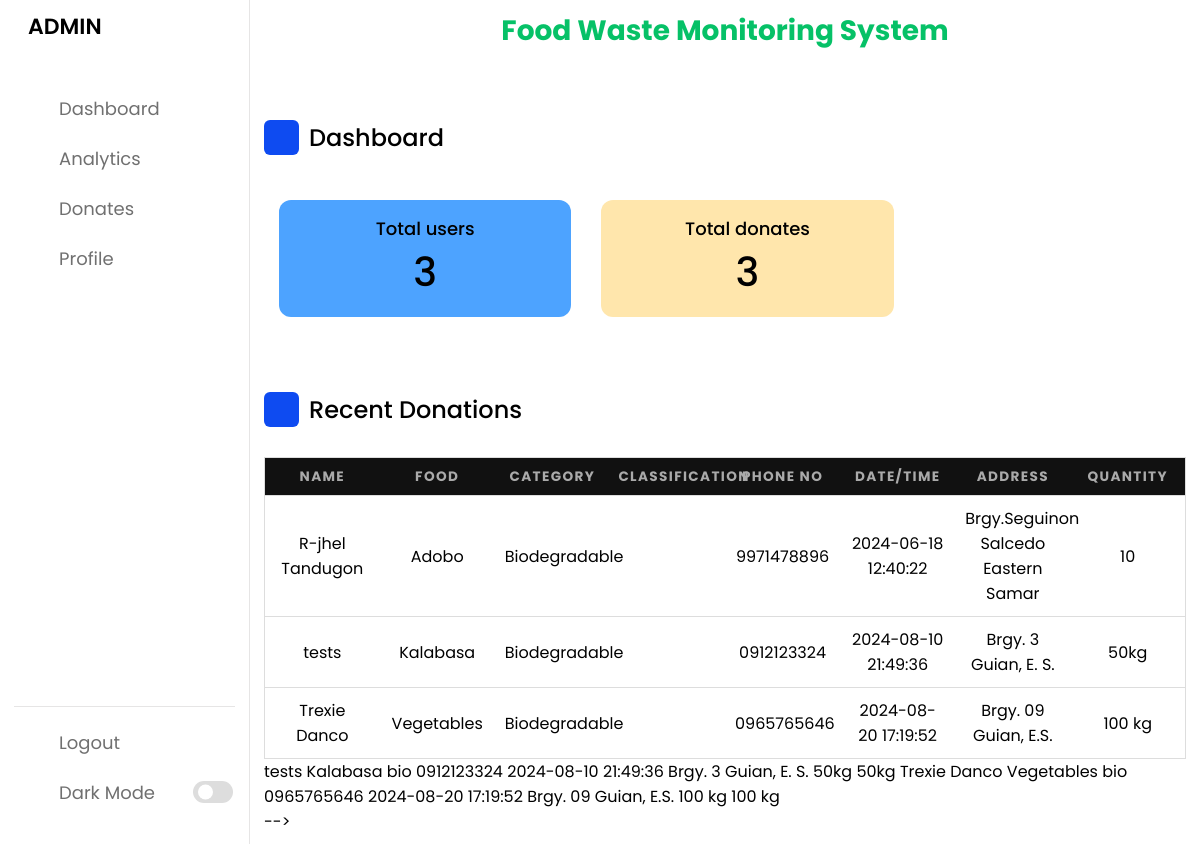
Before: /admin/admin.php (signed in) with the older database file.
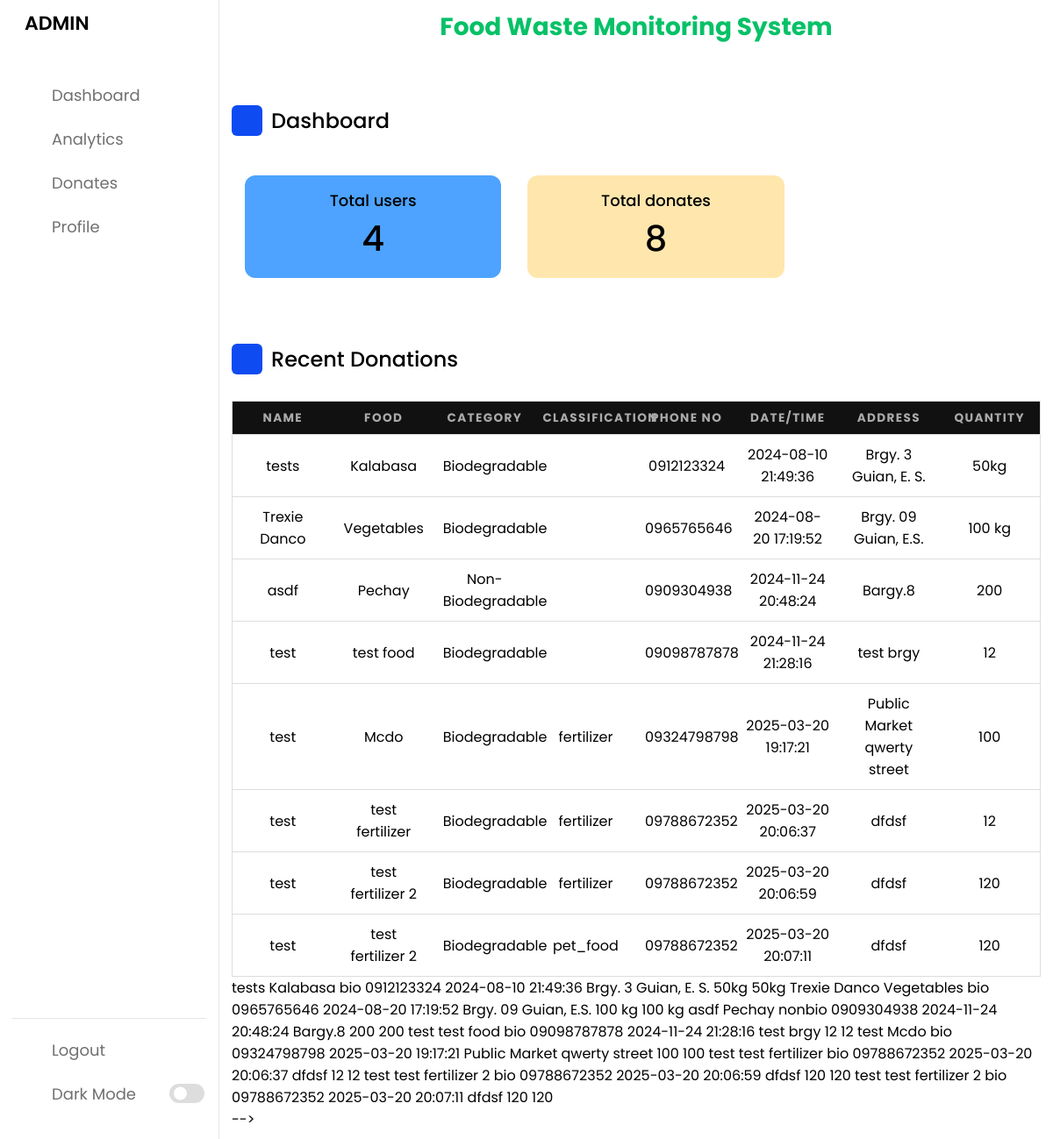
After: the same page with the newer database file.
### tables this page shows
CREATE TABLE `food_donations` (
  `Fid` int(11) NOT NULL,
  `name` varchar(50) NOT NULL,
  `email` varchar(60) NOT NULL,
  `food` varchar(50) NOT NULL,
  `type` text NOT NULL,
  `category` text NOT NULL,
  `classification` varchar(20) DEFAULT NULL,
  `quantity` text NOT NULL,
  `date` datetime DEFAULT current_timestamp(),
  `address` text NOT NULL,
  `location` varchar(50) NOT NULL,
  `phoneno` varchar(25) NOT NULL,
  `assigned_to` int(11) DEFAULT NULL,
  `delivery_by` int(11) DEFAULT NULL
);

### admin/admin.php (the view, shortened to what the changed rows need)
<!DOCTYPE html>
<html lang="en">
<head>
    <link rel="stylesheet" href="https://cdnjs.cloudflare.com/ajax/libs/font-awesome/4.7.0/css/font-awesome.min.css">
    <link rel="stylesheet" href="admin.css">
    <link rel="stylesheet" href="https://unicons.iconscout.com/release/v4.0.0/css/line.css">
<?php
 $connection=mysqli_connect("localhost","root","");
?>
</head>
<body>
    <section class="dashboard">
        <div class="dash-content">
            <div class="overview">
                <div class="boxes">
                    <div class="box box1">
                        <span class="text">Total users</span>
                        <?php
                           $query="SELECT count(*) as count FROM  login";
                           $result=mysqli_query($connection, $query);
                           $row=mysqli_fetch_assoc($result);
                         echo "<span class=\"number\">".$row['count']."</span>";
                        ?>
                    </div>
                    <div class="box box2">
                        <span class="text">Total donates</span>
                        <?php
                           $query="SELECT count(*) as count FROM food_donations";
                           $result=mysqli_query($connection, $query);
                           $row=mysqli_fetch_assoc($result);
                         echo "<span class=\"number\">".$row['count']."</span>";
                        ?>
                    </div>
                </div>
            </div>
            <div class="activity">
            <div class="get">
            <?php
$sql = "SELECT * FROM food_donations";
$result=mysqli_query($connection, $sql);
$data = array();
while ($row = mysqli_fetch_assoc($result)) {
    $data[] = $row;
}
?>
<div class="table-container">
         <div class="table-wrapper">
        <table class="table">
        <thead>
        <tr>
            <th >Name</th>
            <th>food</th>
            <th>Category</th>
            <th>Classification</th>
            <th>phone no</th>
            <th>date/time</th>
            <th>address</th>
            <th>Quantity</th>
        </tr>
        </thead>
        <tbody>
            <?php foreach ($data as $row) { ?>
            <?php
                if ($row['category'] == 'bio') {
                    $row['category'] = 'Biodegradable';
                } elseif ($row['category'] == 'nonbio') {
                    $row['category'] = 'Non-Biodegradable';
                }
                echo "<tr>
                        <td data-label=\"name\">".$row['name']."</td>
                        <td data-label=\"food\">".$row['food']."</td>
                        <td data-label=\"category\">".$row['category']."</td>
                        <td data-label=\"classification\">".$row['classification']."</td>
                        <td data-label=\"phoneno\">".$row['phoneno']."</td>
                        <td data-label=\"date\">".$row['date']."</td>
                        <td data-label=\"Address\">".$row['address']."</td>
                        <td data-label=\"quantity\">".$row['quantity']."</td>
                    </tr>";
            ?>
            <?php } ?>
        </tbody>
</table>
            </div>
         <?php
        $loc=$_SESSION['location'];
        $query="select * from food_donations where location='$loc' ";
        $result=mysqli_query($connection, $query);
        if($result==true){
            while($row=mysqli_fetch_assoc($result)){
                echo " <tr>
                        <td data-label=\"name\">".$row['name']."</td>
                        <td data-label=\"food\">".$row['food']."</td>
                        <td data-label=\"category\">".$row['category']."</td>
                        <td data-label=\"phoneno\">".$row['phoneno']."</td>
                        <td data-label=\"date\">".$row['date']."</td>
                        <td data-label=\"Address\">".$row['address']."</td>
                        <td data-label=\"quantity\">".$row['quantity']."</td>
                        <td  data-label=\"Status\" >".$row['quantity']."</td>
                       </tr>";
             }
          }
          else{
            echo "<p>No results found.</p>";
         }
       ?>
         </div>
                </div>
        </div>
    </section>
</body>
</html>

Changed rows visible on the page:
removed food_donations: name "R-jhel Tandugon", food "Adobo", category "Biodegradable", phoneno "9971478896", date "2024-06-18 12:40:22", address "Brgy.Seguinon Salcedo Eastern Samar", quantity "10"
added food_donations: name "asdf", food "Pechay", category "Non-Biodegradable", phoneno "0909304938", date "2024-11-24 20:48:24", address "Bargy.8", quantity "200", category "nonbio"
added food_donations: name "test", food "test food", category "Biodegradable", phoneno "09098787878", date "2024-11-24 21:28:16", address "test brgy", quantity "12", category "bio"
added food_donations: name "test", food "Mcdo", category "Biodegradable", classification "fertilizer", phoneno "09324798798", date "2025-03-20 19:17:21", address "Public Market qwerty street", quantity "100", category "bio"
added food_donations: name "test", food "test fertilizer", category "Biodegradable", classification "fertilizer", phoneno "09788672352", date "2025-03-20 20:06:37", address "dfdsf", quantity "12", category "bio"
added food_donations: name "test", food "test fertilizer 2", category "Biodegradable", classification "fertilizer", phoneno "09788672352", date "2025-03-20 20:06:59", address "dfdsf", quantity "120", category "bio"
added food_donations: name "test", food "test fertilizer 2", category "Biodegradable", classification "pet_food", phoneno "09788672352", date "2025-03-20 20:07:11", address "dfdsf", quantity "120", category "bio"
Other visible differences:
$row['count']: "3" → "4"
$row['count']: "3" → "8"
